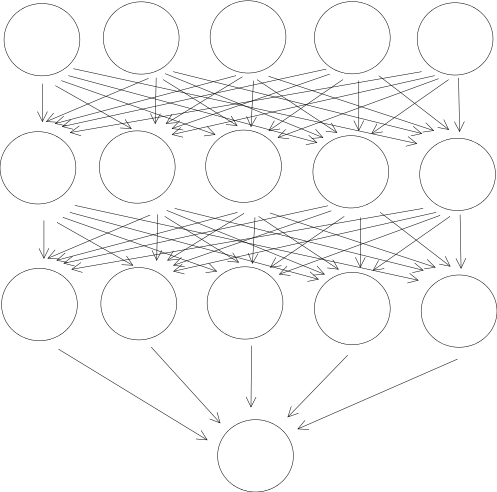
#> input picture practice3/test1.png, 497 x 492 px, found by its file name
$ python enhance.py
#> lines starting #> are read from the running program, lines starting #| are printed output that depends on the picture
import cv2
import argparse
import numpy as np


def main(args):
    img = cv2.imread(args.file)
#> img is the input picture: shape (492, 497, 3); min 25, max 255, mean 248.3
    img2 = np.zeros(shape=img.shape)
    for i in range(0,img.shape[0]):
        for j in range(0, img.shape[1]):
            for k in range(0, img.shape[2]):
                img2[i, j, k] = 255 - img[i, j, k]
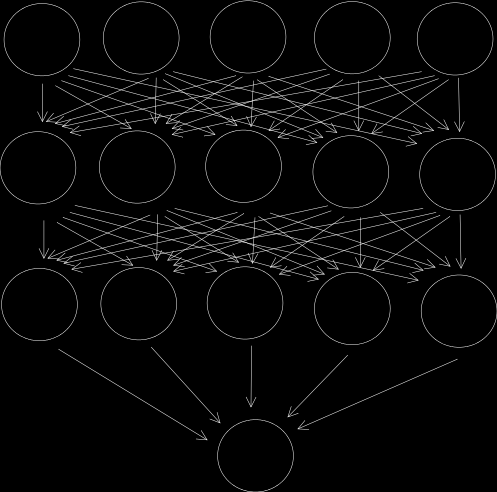
#> img2: shape (492, 497, 3) float64; min 0, max 230, mean 6.7

    img3 = np.zeros(shape=img.shape)
    for i in range(0,img.shape[0]):
        for j in range(0, img.shape[1]):
            for k in range(0, img.shape[2]):
                img3[i, j, k] = 255 - 100*img2[i , j, k]

    cv2.imshow('image',img3)
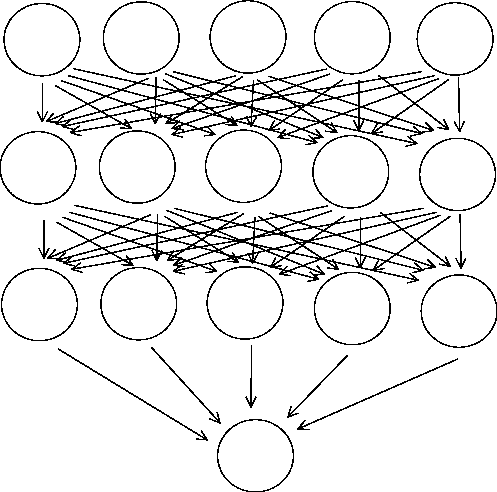
#> window 'image': shape (492, 497, 3); 91.9% white; black in thin lines or dots
    cv2.imwrite('result.png',img3)
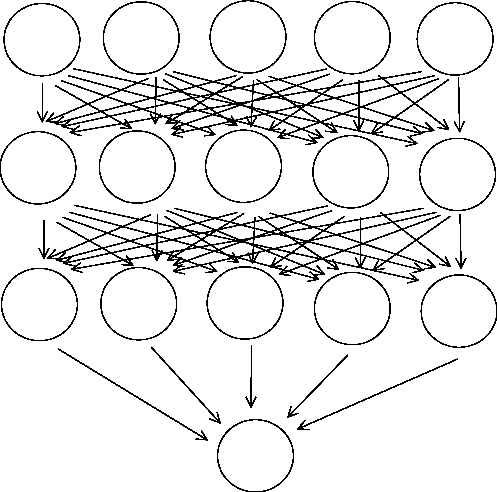
#> saved as result.png: shape (492, 497, 3); min 0, max 255, mean 233.8
    cv2.waitKey(0)


if __name__=="__main__":
    parser = argparse.ArgumentParser()
    parser.add_argument("--file",default="test1.png",help="Image that input")
    args = parser.parse_args()
    main(args)
